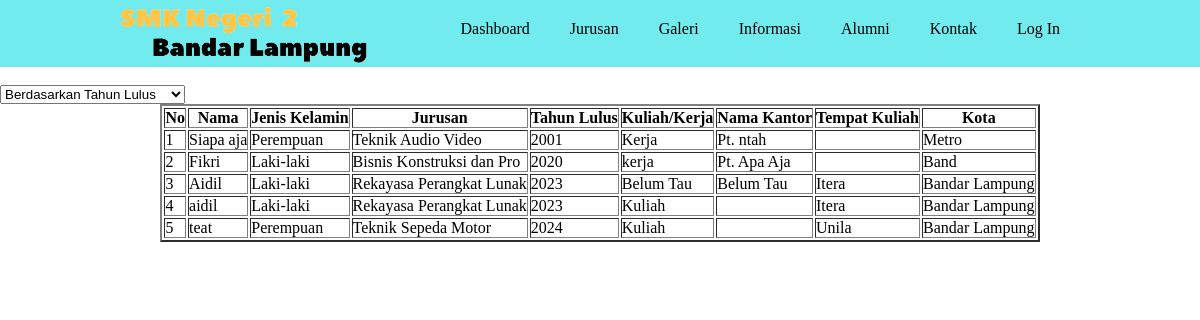
Screenshot of /alumnitahun.php with the database file from the repository.
### tables this page shows
CREATE TABLE `alumni` (
  `id` int(11) NOT NULL,
  `nama` varchar(25) NOT NULL,
  `jenis_kelamin` enum('Laki-laki','Perempuan') NOT NULL,
  `jurusan` varchar(25) NOT NULL,
  `kantor` varchar(25) NOT NULL,
  `kota` varchar(50) NOT NULL,
  `kuliah_kerja` varchar(50) NOT NULL,
  `tahun_lulus` varchar(5) NOT NULL,
  `tempat_kuliah` varchar(25) NOT NULL
);

### alumnitahun.php (the view, shortened to what this page needs)
<!DOCTYPE html>
<html lang="en">
<head>
</head>
<body>
    <?php
    include 'header.php';
    ?>
    <select name="" onchange="location = this.value;">
    <option value="alumnitahun.php">Berdasarkan Tahun Lulus </option>
    </select>
    <center>
    <table border="2" class="tbl">
        <tr>
            <th>No</th>
            <th>Nama</th>
            <th>Jenis Kelamin</th>
            <th>Jurusan</th>
            <th>Tahun Lulus</th>
            <th>Kuliah/Kerja</th>
            <th>Nama Kantor</th>
            <th>Tempat Kuliah</th>
            <th>Kota</th>
        </tr>
        <?php
        include 'koneksi.php';
        $select = mysqli_query($conn, "SELECT * FROM alumni ORDER BY tahun_lulus");
        $nomor = 1;
        while($hasil = mysqli_fetch_array($select)){
        ?>
        <tr>
            <td><?= $nomor++;?></td>
            <td><?= $hasil['nama']?></td>
            <td><?= $hasil['jenis_kelamin']?></td>
            <td><?= $hasil['jurusan']?></td>
            <td><?= $hasil['tahun_lulus']?></td>
            <td><?= $hasil['kuliah_kerja']?></td>
            <td><?= $hasil['kantor']?></td>
            <td><?= $hasil['tempat_kuliah']?></td>
            <td><?= $hasil['kota']?></td>
        </tr>
        <?php }?>
    </table>
    </center>
</body>
</html>

### home.css (style rules this page uses)
*, html, body { margin: 0; padding: 0; }

### rows the page displays
alumni: nama "Siapa aja", jenis_kelamin "Perempuan", jurusan "Teknik Audio Video", tahun_lulus "2001", kuliah_kerja "Kerja", kantor "Pt. ntah", kota "Metro"
alumni: nama "Fikri", jenis_kelamin "Laki-laki", jurusan "Bisnis Konstruksi dan Pro", tahun_lulus "2020", kuliah_kerja "kerja", kantor "Pt. Apa Aja", kota "Band"
alumni: nama "Aidil", jenis_kelamin "Laki-laki", jurusan "Rekayasa Perangkat Lunak", tahun_lulus "2023", kuliah_kerja "Belum Tau", kantor "Belum Tau", tempat_kuliah "Itera", kota "Bandar Lampung"
alumni: nama "aidil", jenis_kelamin "Laki-laki", jurusan "Rekayasa Perangkat Lunak", tahun_lulus "2023", kuliah_kerja "Kuliah", tempat_kuliah "Itera", kota "Bandar Lampung"
alumni: nama "teat", jenis_kelamin "Perempuan", jurusan "Teknik Sepeda Motor", tahun_lulus "2024", kuliah_kerja "Kuliah", tempat_kuliah "Unila", kota "Bandar Lampung"
